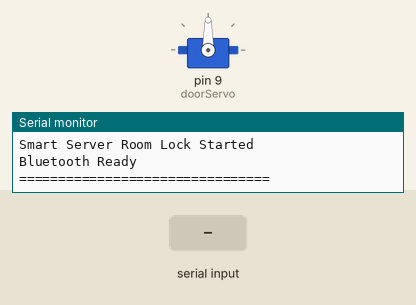
The sketch below on a simulated Arduino Uno, built with avr-gcc and run on an emulated ATmega328P. Shown: servo, the last lines printed to the serial monitor. The inputs (shaded band) are chosen by the test bench.

Above: at 1.2 s.
1.3 s: "U" received over the second serial link
At 2.0 s:
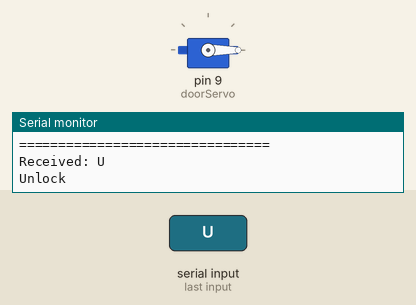
2.8 s: "L" received over the second serial link
At 3.1 s:
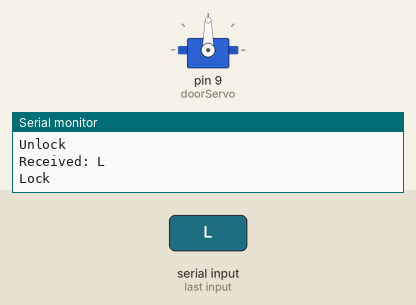
Timing chart, 0 to 5.8 s (numbered marks = the images above; inputs shaded):
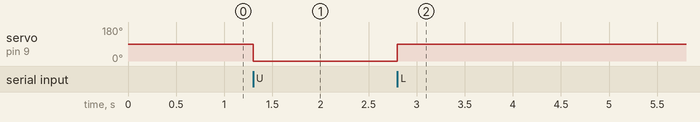

The sketch:

arduino011.ino
```cpp
#include <SoftwareSerial.h>
#include <Servo.h>

SoftwareSerial BT(10, 11);   // RX, TX
Servo doorServo;

// Servo positions
const int LOCK_POS = 90;
const int UNLOCK_POS = 0;

void setup() {

  Serial.begin(9600);
  BT.begin(9600);

  doorServo.attach(9);

  // Start locked
  doorServo.write(LOCK_POS);

  Serial.println("================================");
  Serial.println("Smart Server Room Lock Started");
  Serial.println("Bluetooth Ready");
  Serial.println("================================");
}

void loop() {

  if (BT.available()) {

    char cmd = BT.read();

    Serial.print("Received: ");
    Serial.println(cmd);

    switch (cmd) {

      case 'U':

        Serial.println("Unlock");

        doorServo.write(UNLOCK_POS);

        BT.println("UNLOCKED");

        break;

      case 'L':

        Serial.println("Lock");

        doorServo.write(LOCK_POS);

        BT.println("LOCKED");

        break;

      default:

        Serial.print("Unknown Command: ");
        Serial.println(cmd);

        break;
    }
  }
}
```

Measured:
- after the input at 1.3 s, servo on pin 9 (doorServo): 90° → 0° at once
- after the input at 2.8 s, servo on pin 9 (doorServo): 0° → 90° at once
